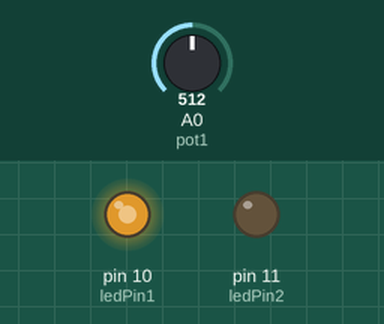
Recording of a sketch running on a simulated Arduino Uno, built with avr-gcc and run on an emulated ATmega328P. Parts: output pins drawn as LEDs (lit = HIGH). Inputs (shaded band) come from the test bench; at power-on: A0 (pot1) = 512. What the sketch prints to the serial monitor is not drawn.

Above: at 1.2 s.
1.3 s: A0 (pot1) set to 716
At 2.1 s:
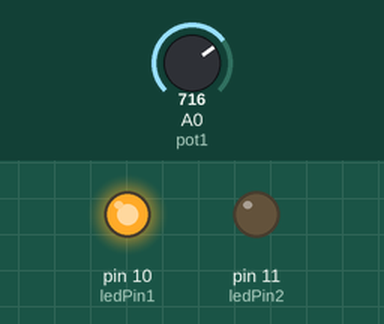
2.8 s: A0 (pot1) set to 306
At 3.3 s:
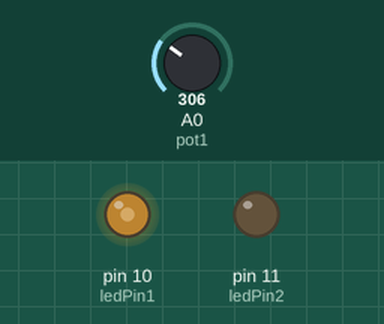
4.3 s: A0 (pot1) set to 122
At 5.5 s:
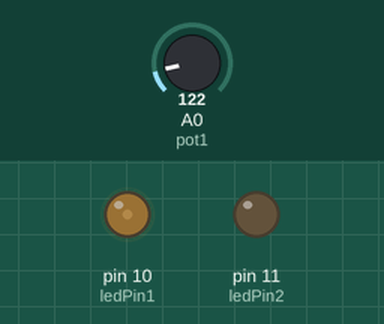
5.8 s: A0 (pot1) set to 0
At 6.7 s:
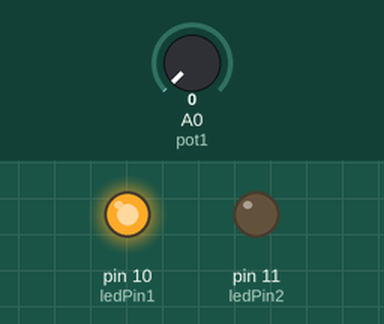
7.3 s: A0 (pot1) set to 6
8.8 s: A0 (pot1) set to 9
At 10.2 s:
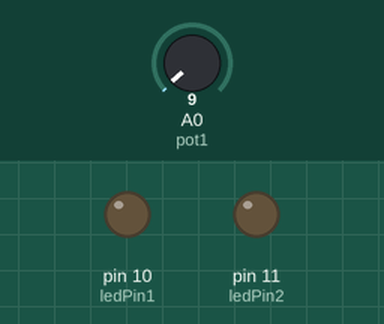
Timing chart, 0 to 11.3 s (numbered marks = the images above; inputs shaded):
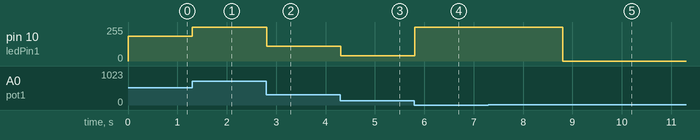

Measured:
- the behaviour switches between 7 and 8 on A0 (pot1) (found by bisection; images 4 and 5)
- after the input at 1.3 s, pin 10 (ledPin1): 185/255 → 255/255 at once
- after the input at 2.8 s, pin 10 (ledPin1): 255/255 → 109/255 at once
- after the input at 4.3 s, pin 10 (ledPin1): 109/255 → 41/255 at once
- after the input at 5.8 s, pin 10 (ledPin1): 41/255 → 255/255 at once
- after the input at 8.8 s, pin 10 (ledPin1): 255/255 → 0/255 at once

The sketch:

analogIO.ino
```cpp
int ledPin1 = 10;
int ledPin2 = 11;

int pot1 = A0;

int potRead = 0;

void setup() {
  // put your setup code here, to run once:
  Serial.begin(9600);
  pinMode(ledPin1, OUTPUT);
  pinMode(ledPin2, OUTPUT);

}

void loop() {
  // put your main code here, to run repeatedly:
  //digitalWrite(ledPin1, HIGH);
  //digitalWrite(ledPin2, HIGH);
  // 0 = off 255 = full brightness

  //mapping method #1
  //potRead = analogRead(pot1)/4;
  potRead = analogRead(pot1);
  int mapped = map(potRead, 10, 700, 0, 255);
  Serial.println(potRead);
  //analogWrite(ledPin1, potRead);
  analogWrite(ledPin1, mapped);

  //  if (potRead < 512) {
  //    analogWrite(ledPin1, 64);
  //    analogWrite(ledPin2, 0);
  //
  //  } else {
  //    analogWrite(ledPin2, 255);
  //    analogWrite(ledPin1, 0);
  //
  //  }


}
```
